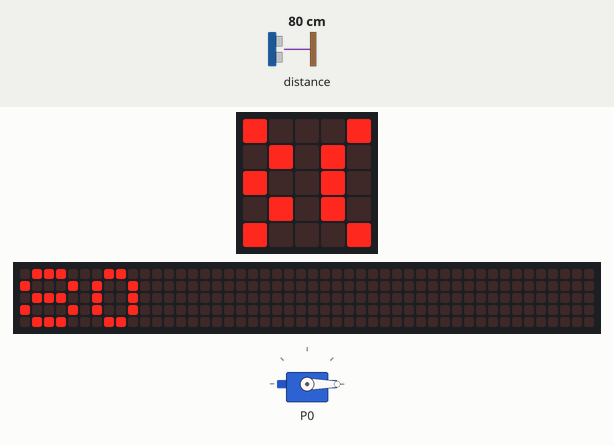
The program below on a simulated BBC micro:bit (MakeCode). On the bench: the board's 5×5 LED display, servo, a strip that is not on the board, showing the scrolling text unrolled. Inputs (shaded band) come from the test bench; at power-on: distance to the obstacle 80 cm. The 48×5 strip is a reading aid, not a part: it shows the text the display is scrolling, unrolled, one strip-width of it at a time.

Above: at 1.88 s.
1.9 s: distance to the obstacle set to 2 cm
At 3.8 s:
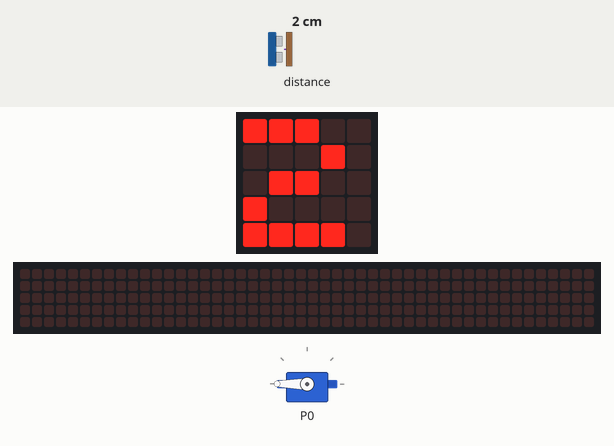
5.4 s: distance to the obstacle set to 18 cm
At 8.19 s:
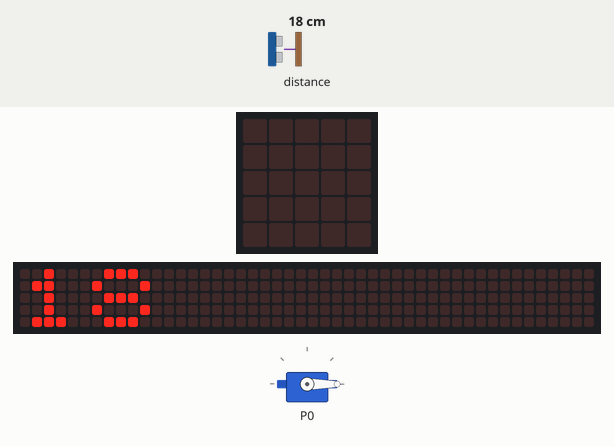
8.9 s: distance to the obstacle set to 4 cm
At 11.7 s:
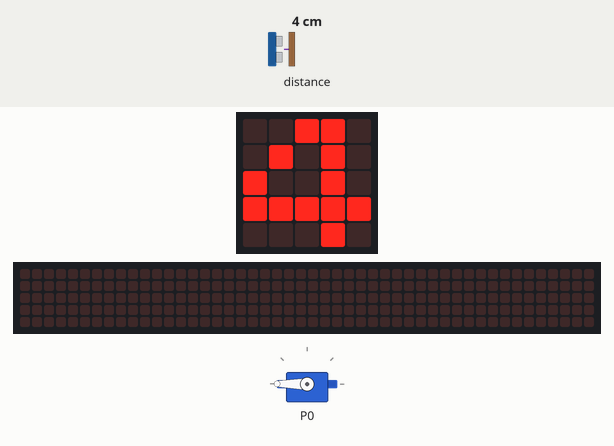
Timing chart, 0 to 13.2 s (numbered marks = the images above; inputs shaded):
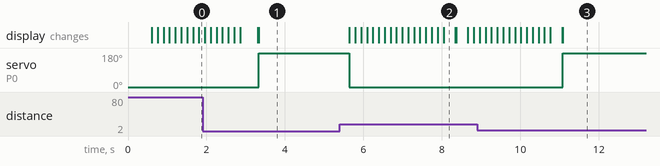

The program:

main.ts
```typescript
let distanz = 0
basic.showIcon(IconNames.Yes)
let richtung = false
let richtung_alt = false
basic.forever(function () {
    distanz = sonar.ping(
    DigitalPin.P1,
    DigitalPin.P2,
    PingUnit.Centimeters
    )
    richtung = distanz > 10
    if (richtung != richtung_alt) {
        if (richtung) {
            pins.servoWritePin(AnalogPin.P0, 0)
        } else {
            pins.servoWritePin(AnalogPin.P0, 180)
        }
        richtung_alt = richtung
    }
    basic.showNumber(distanz)
})
```

test.ts
```typescript
// Hier kann man Tests durchführen; diese Datei wird nicht kompiliert, wenn dieses Paket als Erweiterung verwendet wird.
```

Measured:
- after the input at 1.9 s, servo on P0: 0° → 180° after 1.4 s
- after the input at 5.4 s, servo on P0: 180° → 0° after 0.24 s; the display: first changes after 0.24 s (image 2 shows a later state)
- after the input at 8.9 s, servo on P0: 0° → 180° after 2.2 s
